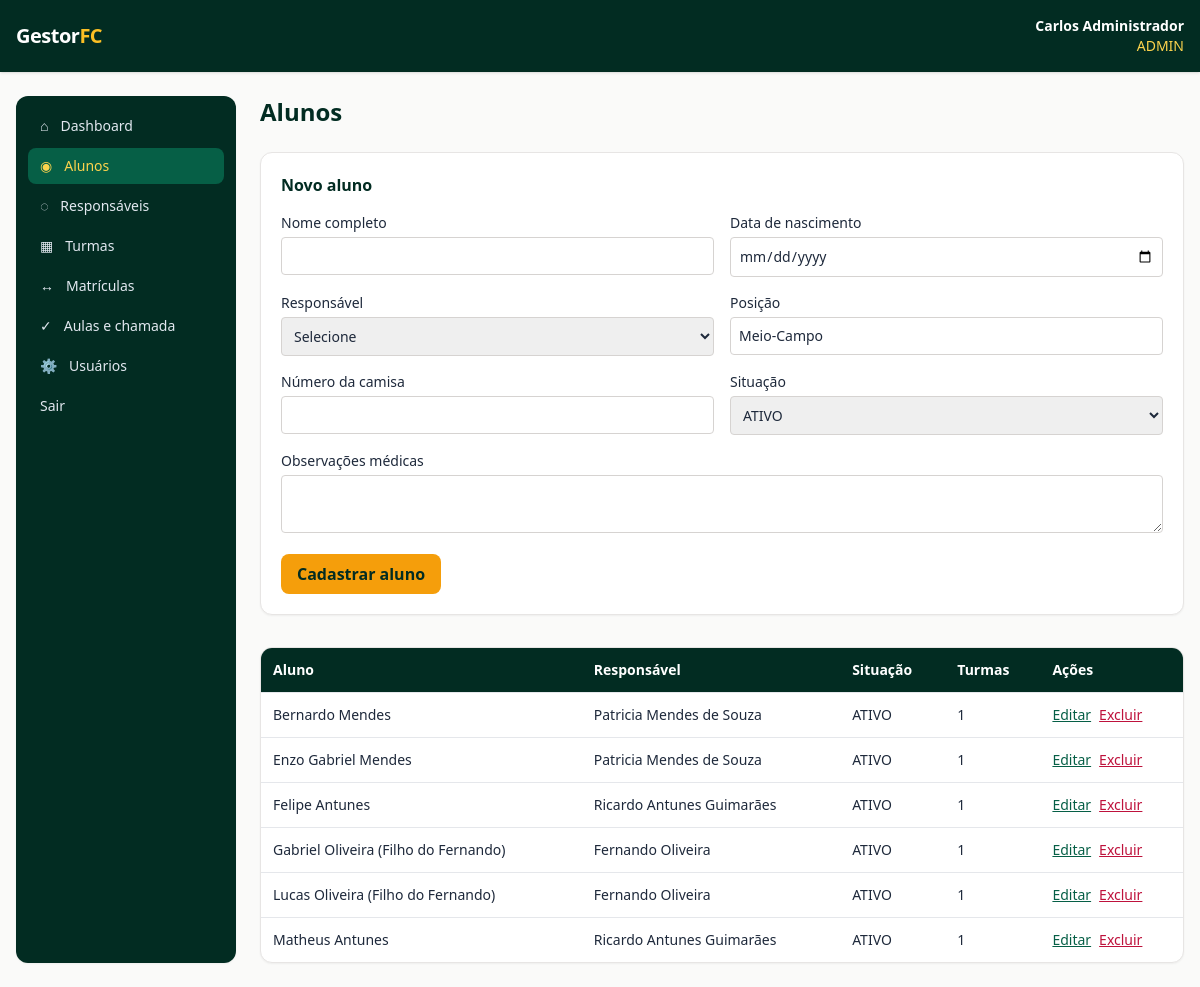
/alunos.php (signed in), run on the app's committed database.
### tables this page shows
CREATE TABLE TB_ALUNO (
    COD_ALUNO INT AUTO_INCREMENT PRIMARY KEY,
    COD_ESCOLINHA INT NOT NULL,
    COD_RESPONSAVEL INT NOT NULL,
    NOME VARCHAR(100) NOT NULL,
    DATA_NASCIMENTO DATE NOT NULL,
    POSICAO VARCHAR(30) DEFAULT 'Meio-Campo',
    NUMERO_CAMISA INT NULL,
    STATUS ENUM('ATIVO', 'INATIVO', 'PENDENTE') DEFAULT 'ATIVO',
    DATA_MATRICULA DATE DEFAULT (CURRENT_DATE),
    OBSERVACOES_MEDICAS TEXT NULL,
    CRIADO_EM TIMESTAMP DEFAULT CURRENT_TIMESTAMP,
    FOREIGN KEY (COD_ESCOLINHA) REFERENCES TB_ESCOLINHA(COD_ESCOLINHA) ON DELETE CASCADE,
    FOREIGN KEY (COD_RESPONSAVEL) REFERENCES TB_RESPONSAVEL(COD_RESPONSAVEL) ON DELETE RESTRICT
);

CREATE TABLE TB_RESPONSAVEL (
    COD_RESPONSAVEL INT AUTO_INCREMENT PRIMARY KEY,
    COD_ESCOLINHA INT NOT NULL,
    COD_USUARIO INT NULL,
    NOME VARCHAR(100) NOT NULL,
    CPF VARCHAR(14) NOT NULL,
    TELEFONE VARCHAR(20),
    EMAIL VARCHAR(100),
    ENDERECO VARCHAR(255),
    CRIADO_EM TIMESTAMP DEFAULT CURRENT_TIMESTAMP,
    FOREIGN KEY (COD_ESCOLINHA) REFERENCES TB_ESCOLINHA(COD_ESCOLINHA) ON DELETE CASCADE,
    FOREIGN KEY (COD_USUARIO) REFERENCES TB_USUARIO(COD_USUARIO) ON DELETE SET NULL,
    UNIQUE (COD_ESCOLINHA, CPF)
);

### includes/helpers.php (called while the page is built, shortened)
<?php
function e($value) {
    return htmlspecialchars((string) $value, ENT_QUOTES, 'UTF-8');
}

### alunos.php (the view, shortened to what this page needs)
<?php
require_once __DIR__ . '/includes/layout.php';
$db = getDB();
$escolinha = currentEscolinhaId();
$edit = null;
$responsaveis = $db->prepare('SELECT COD_RESPONSAVEL, NOME FROM TB_RESPONSAVEL WHERE COD_ESCOLINHA = ? ORDER BY NOME');
$responsaveis->execute([$escolinha]);
$responsaveis = $responsaveis->fetchAll();
$lista = $db->prepare('SELECT a.*, r.NOME AS RESPONSAVEL, COUNT(m.COD_MATRICULA) AS TURMAS_ATIVAS FROM TB_ALUNO a JOIN TB_RESPONSAVEL r ON r.COD_RESPONSAVEL = a.COD_RESPONSAVEL LEFT JOIN TB_MATRICULA m ON m.COD_ALUNO = a.COD_ALUNO AND m.STATUS = "ATIVA" WHERE a.COD_ESCOLINHA = ? GROUP BY a.COD_ALUNO ORDER BY a.NOME');
$lista->execute([$escolinha]);
$lista = $lista->fetchAll();
$value = function ($field, $default = '') use ($edit) { return e($edit[$field] ?? $default); };
?>
<section class="mb-8 rounded-xl border border-stone-200 bg-white p-5 shadow-sm">
    <h2 class="mb-4 font-bold text-emerald-950"><?= $edit ? 'Editar aluno' : 'Novo aluno' ?></h2>
    <?php if (!$responsaveis): ?><p class="rounded bg-amber-50 p-3 text-sm text-amber-900">Cadastre um responsável antes de cadastrar um aluno.</p><?php else: ?>
    <form method="post" class="grid gap-4 md:grid-cols-2">
        <label class="text-sm font-medium">Nome completo<input required name="nome" value="<?= $value('NOME') ?>" class="mt-1 w-full rounded border border-stone-300 p-2"></label>
        <label class="text-sm font-medium">Data de nascimento<input required type="date" name="data_nascimento" value="<?= $value('DATA_NASCIMENTO') ?>" class="mt-1 w-full rounded border border-stone-300 p-2"></label>
        <label class="text-sm font-medium">Responsável<select required name="cod_responsavel" class="mt-1 w-full rounded border border-stone-300 p-2"><option value="">Selecione</option></select></label>
        <label class="text-sm font-medium">Posição<input name="posicao" value="<?= $value('POSICAO', 'Meio-Campo') ?>" class="mt-1 w-full rounded border border-stone-300 p-2"></label>
        <label class="text-sm font-medium">Número da camisa<input type="number" min="0" max="99" name="numero_camisa" value="<?= $value('NUMERO_CAMISA') ?>" class="mt-1 w-full rounded border border-stone-300 p-2"></label>
        <label class="text-sm font-medium">Situação<select name="status" class="mt-1 w-full rounded border border-stone-300 p-2"><?php foreach (['ATIVO', 'INATIVO', 'PENDENTE'] as $status): ?><option <?= ($edit['STATUS'] ?? 'ATIVO') === $status ? 'selected' : '' ?>><?= $status ?></option><?php endforeach; ?></select></label>
        <label class="text-sm font-medium md:col-span-2">Observações médicas<textarea name="observacoes_medicas" class="mt-1 w-full rounded border border-stone-300 p-2"><?= $value('OBSERVACOES_MEDICAS') ?></textarea></label>
        <div class="flex gap-3"><?php actionButton($edit ? 'Salvar alterações' : 'Cadastrar aluno'); ?><?php if ($edit): ?><a class="rounded-lg border px-4 py-2" href="alunos.php">Cancelar</a><?php endif; ?></div>
    </form>
    <?php endif; ?>
</section>
<section class="overflow-hidden rounded-xl border border-stone-200 bg-white shadow-sm"><div class="overflow-x-auto"><table class="w-full text-left text-sm"><thead class="bg-emerald-950 text-white"><tr><th class="p-3">Aluno</th><th class="p-3">Responsável</th><th class="p-3">Situação</th><th class="p-3">Turmas</th><th class="p-3">Ações</th></tr></thead><tbody><?php foreach ($lista as $aluno): ?><tr class="border-t"><td class="p-3 font-medium"><?= e($aluno['NOME']) ?></td><td class="p-3"><?= e($aluno['RESPONSAVEL']) ?></td><td class="p-3"><?= e($aluno['STATUS']) ?></td><td class="p-3"><?= (int) $aluno['TURMAS_ATIVAS'] ?></td><td class="flex gap-2 p-3"><a class="text-emerald-800 underline" href="alunos.php?editar=<?= (int) $aluno['COD_ALUNO'] ?>">Editar</a><form method="post" onsubmit="return confirm('Excluir este aluno? As matrículas e presenças relacionadas serão removidas.');"><input type="hidden" name="csrf_token" value="<?= e(csrfToken()) ?>"><input type="hidden" name="action" value="delete"><input type="hidden" name="id" value="<?= (int) $aluno['COD_ALUNO'] ?>"><button class="text-rose-700 underline">Excluir</button></form></td></tr><?php endforeach; ?><?php if (!$lista): ?><tr><td class="p-4 text-slate-500" colspan="5">Nenhum aluno cadastrado.</td></tr><?php endif; ?></tbody></table></div></section>

### data on the page
tb_aluno: NOME "Bernardo Mendes", COD_RESPONSAVEL.NOME "Patricia Mendes de Souza", STATUS "ATIVO", TURMAS_ATIVAS "1"
tb_aluno: NOME "Enzo Gabriel Mendes", COD_RESPONSAVEL.NOME "Patricia Mendes de Souza", STATUS "ATIVO", TURMAS_ATIVAS "1"
tb_aluno: NOME "Felipe Antunes", COD_RESPONSAVEL.NOME "Ricardo Antunes Guimarães", STATUS "ATIVO", TURMAS_ATIVAS "1"
tb_aluno: NOME "Gabriel Oliveira (Filho do Fernando)", COD_RESPONSAVEL.NOME "Fernando Oliveira", STATUS "ATIVO", TURMAS_ATIVAS "1"
tb_aluno: NOME "Lucas Oliveira (Filho do Fernando)", COD_RESPONSAVEL.NOME "Fernando Oliveira", STATUS "ATIVO", TURMAS_ATIVAS "1"
tb_aluno: NOME "Matheus Antunes", COD_RESPONSAVEL.NOME "Ricardo Antunes Guimarães", STATUS "ATIVO", TURMAS_ATIVAS "1"

### other printed values
$_SESSION['username'] "Carlos Administrador"
$_SESSION['user_role'] "ADMIN"
$icon "⌂ ◉ ◌ ▦ ↔ ✓ ⚙"
$label "Dashboard Alunos Responsáveis Turmas Matrículas Aulas e chamada Usuários"
$title "Alunos"
$text "Cadastrar aluno"
form field status "ATIVO"
